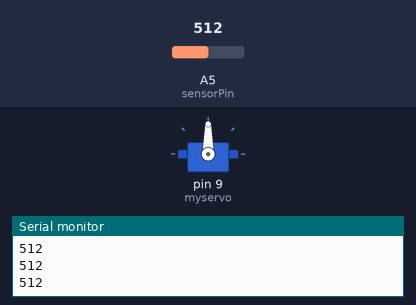
A sketch run on a simulated Arduino Uno, built with avr-gcc and run on an emulated ATmega328P. On the bench: servo, the last lines printed to the serial monitor. Inputs (shaded band) come from the test bench; at power-on: A5 (sensorPin) = 512.

Above: at 1.2 s.
1.3 s: A5 (sensorPin) set to 110
2.8 s: A5 (sensorPin) set to 93
At 2.95 s:
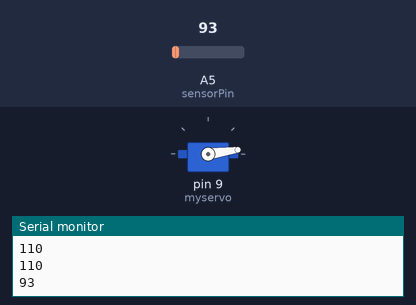
5.8 s: A5 (sensorPin) set to 122
At 8.8 s:
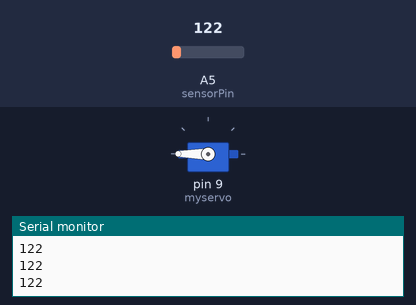
Timing chart, 0 to 10.3 s (numbered marks = the images above; inputs shaded):
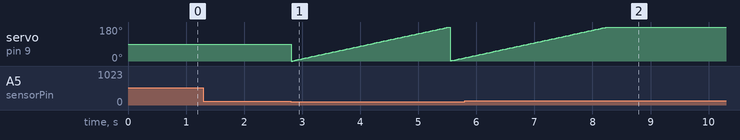

The sketch:

lab07-1.ino
```cpp
#include <Servo.h>

const int sensorPin = A5;

Servo myservo;
int pos = 0;

int sensorValue = 0;
void setup() {
  // put your setup code here, to run once:
  Serial.begin(9600);
  myservo.attach(9);
}

void loop() {
  // put your main code here, to run repeatedly:
  sensorValue = analogRead(sensorPin);
  Serial.println(sensorValue);
  if (sensorValue < 100) {
    for (pos = 0; pos <= 180; pos += 1) { // goes from 0 degrees to 180 degrees
    // in steps of 1 degree
      myservo.write(pos);              // tell servo to go to position in variable 'pos'
      delay(15);                       // waits 15ms for the servo to reach the position
    }
  }


}
```

Measured:
- the behaviour switches between 100 and 99 on A5 (sensorPin) (found by bisection; images 0 and 1)
